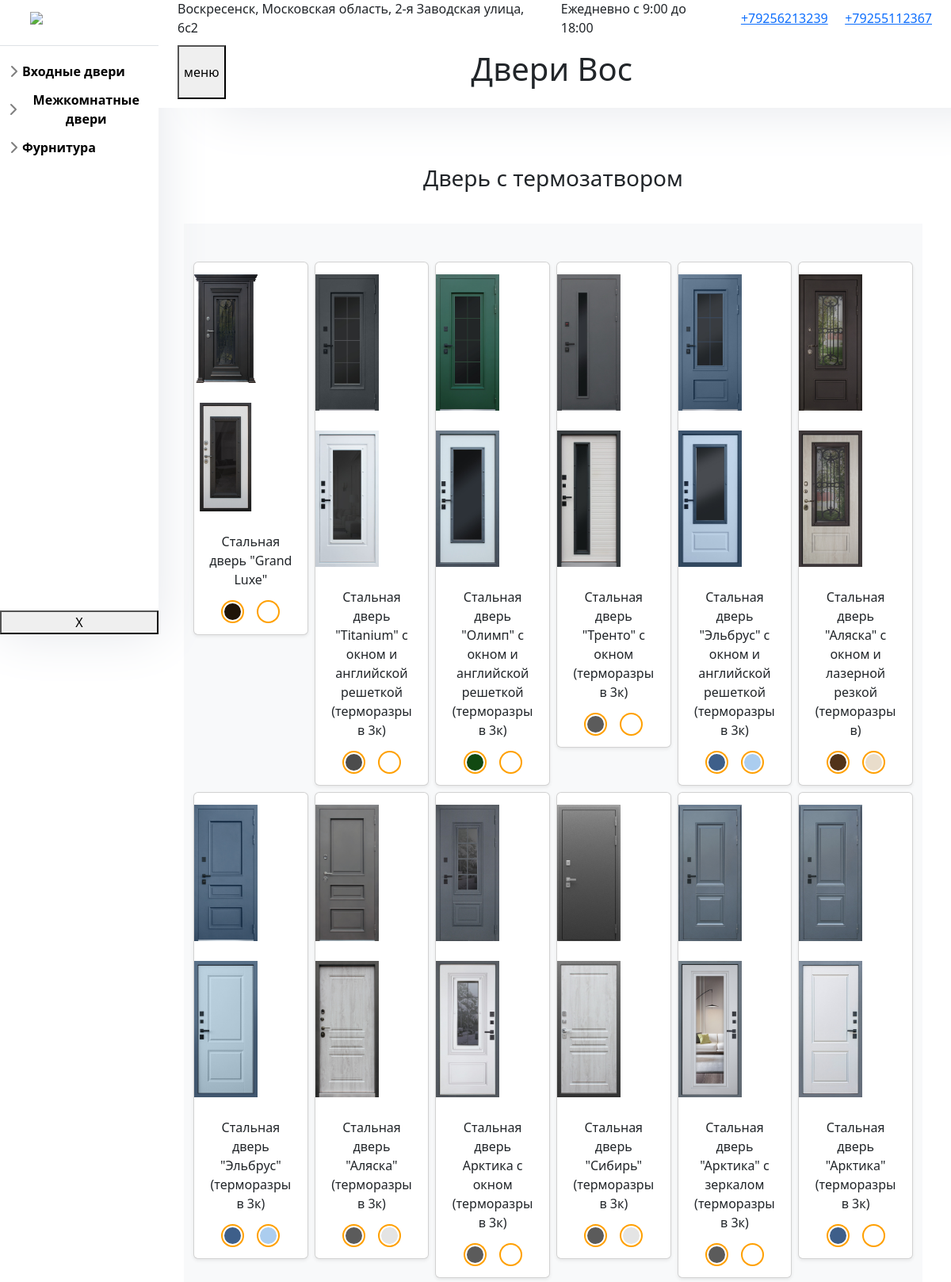
The app's page /assortment/3 (upper part) with its own data.
### main/models.py (models this page shows, shortened)
class Category_door(models.Model):
    categories = models.CharField('Категория', max_length=255)
    urls = models.CharField('Ссылка на категории',max_length=255, null=True)
    def __str__(self):
        return self.categories
    class Meta:
        verbose_name = 'Тип двери'
        verbose_name_plural = 'Типы дверей'

class Photo_door(models.Model):
    photos = models.ImageField('Фото', null=True, upload_to='photo_door/')
    doors = models.ForeignKey(Door, on_delete=models.CASCADE, null=True)
    class Meta:
        verbose_name = 'Фотография'
        verbose_name_plural = 'Фотографии'

class Door(models.Model):
    title = models.CharField('Название', max_length=255)
    brand = models.CharField('Бренд', max_length=255)
    category_door = models.ForeignKey(Category_door, name='category', on_delete=models.CASCADE, null=True)
    type_doors = models.ForeignKey(Type_door, name='type', on_delete=models.CASCADE, null=True)
    sizes = models.ManyToManyField(Size_door, name='sizes', related_name='size_doors', null=True)
    sides = models.ManyToManyField(Side_of_door, name='sides', related_name='sides_of_doors', null=True)
    properties = models.TextField('Характеристики')
    description = models.TextField('Описание', null=True)
    colors_inside = models.ManyToManyField(Color_inside, related_name='color_inside')
    colors_outside = models.ManyToManyField(Color_outside, related_name='color_outside')
    class Meta:
        verbose_name = 'Дверь'
        verbose_name_plural = 'Двери'

class Color_outside(models.Model):
    color = models.CharField('Цвет', max_length=100)
    code = models.CharField('Код цвета', max_length=8, default="000000")

class Color_inside(models.Model):
    color = models.CharField('Цвет внутренний', max_length=100)
    code = models.CharField('Код цвета', max_length=8, default='000000')

### main/views.py (the view)
# urls.py: path('assortment/<int:category_id>', views.assortment, name='entrance'),
def assortment(request, category_id):
    doors = Door.objects.filter(category_id=category_id)
    category = Category_door.objects.get(id=category_id)
    return render(request, 'main/entrance_doors.html', context={'doors': doors, 'category': category})

### main/templates/main/entrance_doors.html (shortened to what this page needs)
{% extends 'main/shablon.html' %}
{% block content %}
<h3 class="mt-5" style="text-align: center;">{{category}}</h3>
<div class="album py-5 bg-body-tertiary" style="margin-top: 40px">
<div class="container">
<div class="row row-cols-1 row-cols-sm-2 row-cols-md-3 row-cols-md-4 row-cols-md-5 row-cols-md-6 g-2">
  {% for door in doors%}
  <a href="{% url 'door_info' door_id=door.id %}" style="color:black; text-decoration:none;">
        <div class="col" style="min-height: 400px">
          <div class="card shadow-sm" style="min-height: 400px">
            <div style="margin: 0 auto">
                  {% for photo in door.photo_door_set.all %}
                <img src="{{photo.photos.url}}" style="width: 80px">
                  {% endfor %}
            </div>
            <div class="card-body">
              <p class="card-text" style="text-align: center;">{{door.title}}</p>
              <div class="d-flex justify-content-between align-items-center">
                <div style="margin: 0 auto; display: flex;gap: 5px;">
                  {% for color in door.colors_outside.iterator %}
                    <div class="text_color" style="width: 25px;height: 25px;-webkit-border-radius: 25px;-moz-border-radius: 25px;border: 2px solid white;box-shadow: var(--wvs-selected-item-box-shadow,0 0 0 2px #FFA000); border-radius: 25px;background: #{{color.code}};"></div>
                  {% endfor %}
                  {% for color in door.colors_inside.iterator %}
                    <div class="text_color" style="margin-left: 15px; width: 25px; height: 25px;-webkit-border-radius: 25px;-moz-border-radius: 25px;border: 2px solid white;box-shadow: var(--wvs-selected-item-box-shadow,0 0 0 2px #FFA000); border-radius: 25px;background: #{{color.code}};"></div>
                  {% endfor %}
                </div>
              </div>
            </div>
          </div>
       </div>
  </a>
  {%endfor%}
</div>
</div>
</div>
{% endblock %}

### main/static/main/css/main.css (style rules this page uses)
img { width: 100px; margin: 15px 0px 10px 0px; align-content: center; }

### records on screen
Category_door: categories "Дверь с термозатвором"
Door: title "Стальная дверь \"Grand Luxe\""
Photo_door: photos (picture)
Photo_door: photos (picture)
Door: title "Стальная дверь \"Titanium\" с окном и английской решеткой (терморазрыв 3к)"
Photo_door: photos (picture)
Photo_door: photos (picture)
Door: title "Стальная дверь \"Олимп\" с окном и английской решеткой (терморазрыв 3к)"
Photo_door: photos (picture)
Photo_door: photos (picture)
Door: title "Стальная дверь \"Тренто\" с окном (терморазрыв 3к)"
Photo_door: photos (picture)
Photo_door: photos (picture)
Door: title "Стальная дверь \"Эльбрус\" с окном и английской решеткой (терморазрыв 3к)"
Photo_door: photos (picture)
Photo_door: photos (picture)
Door: title "Стальная дверь \"Аляска\" с окном и лазерной резкой (терморазрыв)"
Photo_door: photos (picture)
Photo_door: photos (picture)
Door: title "Стальная дверь \"Эльбрус\" (терморазрыв 3к)"
Photo_door: photos (picture)
Photo_door: photos (picture)
Door: title "Стальная дверь \"Аляска\" (терморазрыв 3к)"
Photo_door: photos (picture)
Photo_door: photos (picture)
Door: title "Стальная дверь Арктика с окном (терморазрыв 3к)"
Photo_door: photos (picture)
Photo_door: photos (picture)
Door: title "Стальная дверь \"Сибирь\" (терморазрыв 3к)"
Photo_door: photos (picture)
Photo_door: photos (picture)
Door: title "Стальная дверь \"Арктика\" с зеркалом (терморазрыв 3к)"
Photo_door: photos (picture)
Photo_door: photos (picture)
Door: title "Стальная дверь \"Арктика\" (терморазрыв 3к)"
Photo_door: photos (picture)
Photo_door: photos (picture)
